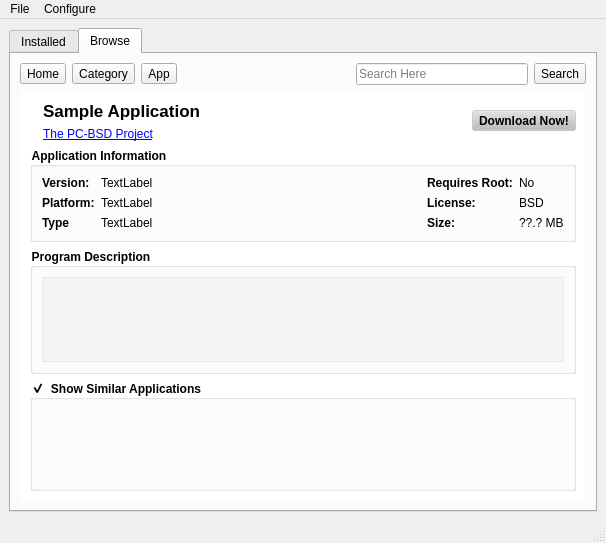
<?xml version="1.0" encoding="UTF-8"?>
<ui version="4.0">
 <class>MainUI</class>
 <widget class="QMainWindow" name="MainUI">
  <property name="geometry">
   <rect>
    <x>0</x>
    <y>0</y>
    <width>606</width>
    <height>543</height>
   </rect>
  </property>
  <property name="windowTitle">
   <string>AppCafe</string>
  </property>
  <property name="windowIcon">
   <iconset resource="SoftwareManager.qrc">
    <normaloff>:/icons/appcafe.png</normaloff>:/icons/appcafe.png</iconset>
  </property>
  <widget class="QWidget" name="centralwidget">
   <property name="styleSheet">
    <string notr="true"/>
   </property>
   <layout class="QVBoxLayout" name="verticalLayout">
    <item>
     <widget class="QTabWidget" name="tabWidget">
      <property name="currentIndex">
       <number>1</number>
      </property>
      <property name="iconSize">
       <size>
        <width>20</width>
        <height>20</height>
       </size>
      </property>
      <widget class="QWidget" name="tab_installed">
       <attribute name="icon">
        <iconset resource="SoftwareManager.qrc">
         <normaloff>:/icons/application.png</normaloff>:/icons/application.png</iconset>
       </attribute>
       <attribute name="title">
        <string>Installed</string>
       </attribute>
       <layout class="QVBoxLayout" name="verticalLayout_2">
        <item>
         <widget class="QFrame" name="frame">
          <property name="frameShape">
           <enum>QFrame::StyledPanel</enum>
          </property>
          <property name="frameShadow">
           <enum>QFrame::Raised</enum>
          </property>
          <layout class="QVBoxLayout" name="verticalLayout_3">
           <item>
            <widget class="QTreeWidget" name="tree_install_apps">
             <property name="iconSize">
              <size>
               <width>16</width>
               <height>16</height>
              </size>
             </property>
             <property name="indentation">
              <number>0</number>
             </property>
             <attribute name="headerDefaultSectionSize">
              <number>110</number>
             </attribute>
             <column>
              <property name="text">
               <string>Program Name</string>
              </property>
             </column>
             <column>
              <property name="text">
               <string>Version</string>
              </property>
             </column>
             <column>
              <property name="text">
               <string>Status</string>
              </property>
             </column>
            </widget>
           </item>
           <item>
            <layout class="QHBoxLayout" name="horizontalLayout">
             <item>
              <widget class="QToolButton" name="tool_install_updateall">
               <property name="text">
                <string>Update All</string>
               </property>
               <property name="icon">
                <iconset resource="SoftwareManager.qrc">
                 <normaloff>:/icons/working.png</normaloff>:/icons/working.png</iconset>
               </property>
               <property name="toolButtonStyle">
                <enum>Qt::ToolButtonTextBesideIcon</enum>
               </property>
              </widget>
             </item>
             <item>
              <spacer name="horizontalSpacer">
               <property name="orientation">
                <enum>Qt::Horizontal</enum>
               </property>
               <property name="sizeHint" stdset="0">
                <size>
                 <width>40</width>
                 <height>20</height>
                </size>
               </property>
              </spacer>
             </item>
             <item>
              <widget class="QToolButton" name="tool_install_performaction">
               <property name="text">
                <string>Actions</string>
               </property>
               <property name="icon">
                <iconset resource="SoftwareManager.qrc">
                 <normaloff>:/icons/preferences-system.png</normaloff>:/icons/preferences-system.png</iconset>
               </property>
               <property name="toolButtonStyle">
                <enum>Qt::ToolButtonTextBesideIcon</enum>
               </property>
               <property name="arrowType">
                <enum>Qt::NoArrow</enum>
               </property>
              </widget>
             </item>
            </layout>
           </item>
          </layout>
         </widget>
        </item>
        <item>
         <widget class="QGroupBox" name="group_install_showinfo">
          <property name="title">
           <string>Show Application Details</string>
          </property>
          <property name="checkable">
           <bool>true</bool>
          </property>
          <layout class="QHBoxLayout" name="horizontalLayout_2">
           <item>
            <widget class="QGroupBox" name="group_install_info">
             <property name="title">
              <string/>
             </property>
             <property name="flat">
              <bool>true</bool>
             </property>
             <layout class="QHBoxLayout" name="horizontalLayout_15">
              <item>
               <widget class="QLabel" name="label_install_icon">
                <property name="maximumSize">
                 <size>
                  <width>64</width>
                  <height>64</height>
                 </size>
                </property>
                <property name="text">
                 <string/>
                </property>
                <property name="pixmap">
                 <pixmap resource="SoftwareManager.qrc">:/icons/appcafe.png</pixmap>
                </property>
                <property name="scaledContents">
                 <bool>true</bool>
                </property>
               </widget>
              </item>
              <item>
               <layout class="QFormLayout" name="formLayout">
                <property name="fieldGrowthPolicy">
                 <enum>QFormLayout::ExpandingFieldsGrow</enum>
                </property>
                <item row="0" column="0">
                 <widget class="QLabel" name="label_install_app">
                  <property name="font">
                   <font>
                    <weight>75</weight>
                    <bold>true</bold>
                    <underline>true</underline>
                   </font>
                  </property>
                  <property name="text">
                   <string notr="true">Application</string>
                  </property>
                 </widget>
                </item>
                <item row="0" column="1">
                 <layout class="QHBoxLayout" name="horizontalLayout_3">
                  <item>
                   <spacer name="horizontalSpacer_2">
                    <property name="orientation">
                     <enum>Qt::Horizontal</enum>
                    </property>
                    <property name="sizeHint" stdset="0">
                     <size>
                      <width>40</width>
                      <height>20</height>
                     </size>
                    </property>
                   </spacer>
                  </item>
                  <item>
                   <widget class="QToolButton" name="tool_install_gotobrowserpage">
                    <property name="text">
                     <string>Open Browser Details</string>
                    </property>
                    <property name="icon">
                     <iconset resource="SoftwareManager.qrc">
                      <normaloff>:/icons/appcafe.png</normaloff>:/icons/appcafe.png</iconset>
                    </property>
                    <property name="toolButtonStyle">
                     <enum>Qt::ToolButtonTextBesideIcon</enum>
                    </property>
                   </widget>
                  </item>
                 </layout>
                </item>
                <item row="1" column="0">
                 <widget class="QLabel" name="label">
                  <property name="text">
                   <string>Version:</string>
                  </property>
                 </widget>
                </item>
                <item row="1" column="1">
                 <widget class="QLabel" name="label_install_version">
                  <property name="text">
                   <string notr="true">x.xx.x</string>
                  </property>
                 </widget>
                </item>
                <item row="2" column="0">
                 <widget class="QLabel" name="label_3">
                  <property name="text">
                   <string>Author:</string>
                  </property>
                 </widget>
                </item>
                <item row="2" column="1">
                 <widget class="QLabel" name="label_install_author">
                  <property name="text">
                   <string notr="true">&lt;a href=&quot;http://www.pcbsd.org&quot;&gt;PC_BSD&lt;/a&gt;</string>
                  </property>
                  <property name="openExternalLinks">
                   <bool>true</bool>
                  </property>
                  <property name="textInteractionFlags">
                   <set>Qt::LinksAccessibleByKeyboard|Qt::LinksAccessibleByMouse</set>
                  </property>
                 </widget>
                </item>
                <item row="3" column="0">
                 <widget class="QLabel" name="label_4">
                  <property name="text">
                   <string>License:</string>
                  </property>
                 </widget>
                </item>
                <item row="3" column="1">
                 <widget class="QLabel" name="label_install_license">
                  <property name="text">
                   <string notr="true">BSD</string>
                  </property>
                 </widget>
                </item>
                <item row="4" column="0">
                 <widget class="QLabel" name="label_2">
                  <property name="text">
                   <string>Shortcuts:</string>
                  </property>
                 </widget>
                </item>
                <item row="4" column="1">
                 <widget class="QLabel" name="label_install_shortcuts">
                  <property name="text">
                   <string notr="true">Desktop, Menu</string>
                  </property>
                 </widget>
                </item>
                <item row="5" column="1">
                 <widget class="QCheckBox" name="check_install_autoupdate">
                  <property name="text">
                   <string>Auto-Update</string>
                  </property>
                  <property name="icon">
                   <iconset resource="SoftwareManager.qrc">
                    <normaloff>:/icons/view-refresh.png</normaloff>:/icons/view-refresh.png</iconset>
                  </property>
                 </widget>
                </item>
               </layout>
              </item>
             </layout>
            </widget>
           </item>
          </layout>
         </widget>
        </item>
       </layout>
      </widget>
      <widget class="QWidget" name="tab_browse">
       <attribute name="icon">
        <iconset resource="SoftwareManager.qrc">
         <normaloff>:/icons/appcafe.png</normaloff>:/icons/appcafe.png</iconset>
       </attribute>
       <attribute name="title">
        <string>Browse</string>
       </attribute>
       <layout class="QVBoxLayout" name="verticalLayout_4">
        <item>
         <layout class="QHBoxLayout" name="horizontalLayout_4">
          <item>
           <widget class="QToolButton" name="tool_browse_home">
            <property name="text">
             <string>Home</string>
            </property>
            <property name="icon">
             <iconset resource="SoftwareManager.qrc">
              <normaloff>:/icons/go-home.png</normaloff>:/icons/go-home.png</iconset>
            </property>
            <property name="toolButtonStyle">
             <enum>Qt::ToolButtonIconOnly</enum>
            </property>
           </widget>
          </item>
          <item>
           <widget class="QToolButton" name="tool_browse_cat">
            <property name="text">
             <string>Category</string>
            </property>
            <property name="icon">
             <iconset resource="SoftwareManager.qrc">
              <normaloff>:/icons/go-next.png</normaloff>:/icons/go-next.png</iconset>
            </property>
            <property name="toolButtonStyle">
             <enum>Qt::ToolButtonTextBesideIcon</enum>
            </property>
           </widget>
          </item>
          <item>
           <widget class="QToolButton" name="tool_browse_app">
            <property name="text">
             <string>App</string>
            </property>
            <property name="icon">
             <iconset resource="SoftwareManager.qrc">
              <normaloff>:/icons/appcafe.png</normaloff>:/icons/appcafe.png</iconset>
            </property>
            <property name="toolButtonStyle">
             <enum>Qt::ToolButtonTextBesideIcon</enum>
            </property>
           </widget>
          </item>
          <item>
           <spacer name="horizontalSpacer_3">
            <property name="orientation">
             <enum>Qt::Horizontal</enum>
            </property>
            <property name="sizeHint" stdset="0">
             <size>
              <width>40</width>
              <height>20</height>
             </size>
            </property>
           </spacer>
          </item>
          <item>
           <widget class="QLineEdit" name="line_browse_searchbar">
            <property name="placeholderText">
             <string>Search Here</string>
            </property>
           </widget>
          </item>
          <item>
           <widget class="QToolButton" name="tool_browse_search">
            <property name="text">
             <string>Search</string>
            </property>
            <property name="icon">
             <iconset resource="SoftwareManager.qrc">
              <normaloff>:/icons/edit-find.png</normaloff>:/icons/edit-find.png</iconset>
            </property>
           </widget>
          </item>
         </layout>
        </item>
        <item>
         <widget class="QStackedWidget" name="stacked_browser">
          <property name="styleSheet">
           <string notr="true">QWidget#page_home{
background-image: url(:/browserBackground.png);
background-color: white;
background-position: left bottom;
background-repeat: no-repeat;
}
QWidget#page_cat{
background-image: url(:/browserBackground.png);
background-color: white;
background-position: left bottom;
background-repeat: no-repeat;
}
QWidget#page_app{
background-image: url(:/browserBackground.png);
background-color: white;
background-position: left bottom;
background-repeat: no-repeat;
}
QWidget#page_search{
background-image: url(:/browserBackground.png);
background-color: white;
background-position: left bottom;
background-repeat: no-repeat;
}
QWidget{
background: transparent;
}
QGroupBox{
font-weight: bold;
}
QToolButton{
  background-color: rgba(190,190,190,80);
}
QTextEdit{
 background-color: rgba(190,190,190,30);
}
QScrollBar{
 background-color: rgba(190,190,190,80);
 border: 2px solid rgba(190,190,190,200);
 border-radius: 5px;
}</string>
          </property>
          <property name="frameShape">
           <enum>QFrame::StyledPanel</enum>
          </property>
          <property name="currentIndex">
           <number>2</number>
          </property>
          <widget class="QWidget" name="page_home">
           <layout class="QGridLayout" name="gridLayout">
            <item row="0" column="0" colspan="2">
             <widget class="QGroupBox" name="group_br_home_newapps">
              <property name="sizePolicy">
               <sizepolicy hsizetype="Preferred" vsizetype="Preferred">
                <horstretch>0</horstretch>
                <verstretch>0</verstretch>
               </sizepolicy>
              </property>
              <property name="title">
               <string>View Recent Additions</string>
              </property>
              <property name="alignment">
               <set>Qt::AlignLeading|Qt::AlignLeft|Qt::AlignTop</set>
              </property>
              <property name="checkable">
               <bool>true</bool>
              </property>
              <property name="checked">
               <bool>true</bool>
              </property>
              <layout class="QVBoxLayout" name="verticalLayout_5">
               <item>
                <widget class="QScrollArea" name="scroll_br_home_newapps">
                 <property name="sizePolicy">
                  <sizepolicy hsizetype="Expanding" vsizetype="Preferred">
                   <horstretch>0</horstretch>
                   <verstretch>0</verstretch>
                  </sizepolicy>
                 </property>
                 <property name="minimumSize">
                  <size>
                   <width>0</width>
                   <height>0</height>
                  </size>
                 </property>
                 <property name="verticalScrollBarPolicy">
                  <enum>Qt::ScrollBarAlwaysOff</enum>
                 </property>
                 <property name="horizontalScrollBarPolicy">
                  <enum>Qt::ScrollBarAsNeeded</enum>
                 </property>
                 <property name="widgetResizable">
                  <bool>true</bool>
                 </property>
                 <property name="alignment">
                  <set>Qt::AlignLeading|Qt::AlignLeft|Qt::AlignTop</set>
                 </property>
                 <widget class="QWidget" name="scroll_br_home_newapps_contents">
                  <property name="geometry">
                   <rect>
                    <x>0</x>
                    <y>0</y>
                    <width>542</width>
                    <height>61</height>
                   </rect>
                  </property>
                  <layout class="QHBoxLayout" name="horizontalLayout_5"/>
                 </widget>
                </widget>
               </item>
              </layout>
             </widget>
            </item>
            <item row="1" column="0">
             <widget class="QGroupBox" name="group_bhome_cats">
              <property name="sizePolicy">
               <sizepolicy hsizetype="Preferred" vsizetype="Preferred">
                <horstretch>0</horstretch>
                <verstretch>0</verstretch>
               </sizepolicy>
              </property>
              <property name="title">
               <string>Browse By Category</string>
              </property>
              <property name="alignment">
               <set>Qt::AlignLeading|Qt::AlignLeft|Qt::AlignTop</set>
              </property>
              <layout class="QVBoxLayout" name="verticalLayout_7">
               <item>
                <widget class="QScrollArea" name="scroll_br_home_cats">
                 <property name="sizePolicy">
                  <sizepolicy hsizetype="Expanding" vsizetype="MinimumExpanding">
                   <horstretch>0</horstretch>
                   <verstretch>0</verstretch>
                  </sizepolicy>
                 </property>
                 <property name="styleSheet">
                  <string notr="true"/>
                 </property>
                 <property name="verticalScrollBarPolicy">
                  <enum>Qt::ScrollBarAsNeeded</enum>
                 </property>
                 <property name="widgetResizable">
                  <bool>true</bool>
                 </property>
                 <property name="alignment">
                  <set>Qt::AlignLeading|Qt::AlignLeft|Qt::AlignVCenter</set>
                 </property>
                 <widget class="QWidget" name="scroll_br_home_cats_contents">
                  <property name="geometry">
                   <rect>
                    <x>0</x>
                    <y>0</y>
                    <width>536</width>
                    <height>269</height>
                   </rect>
                  </property>
                  <layout class="QVBoxLayout" name="verticalLayout_6"/>
                 </widget>
                </widget>
               </item>
              </layout>
             </widget>
            </item>
           </layout>
          </widget>
          <widget class="QWidget" name="page_cat">
           <layout class="QVBoxLayout" name="verticalLayout_9">
            <item>
             <widget class="QScrollArea" name="scroll_br_cat_apps">
              <property name="widgetResizable">
               <bool>true</bool>
              </property>
              <widget class="QWidget" name="scrollAreaWidgetContents_4">
               <property name="geometry">
                <rect>
                 <x>0</x>
                 <y>0</y>
                 <width>558</width>
                 <height>398</height>
                </rect>
               </property>
               <layout class="QVBoxLayout" name="verticalLayout_23"/>
              </widget>
             </widget>
            </item>
           </layout>
          </widget>
          <widget class="QWidget" name="page_app">
           <layout class="QVBoxLayout" name="verticalLayout_14">
            <item>
             <layout class="QHBoxLayout" name="horizontalLayout_7">
              <item>
               <widget class="QLabel" name="label_bapp_icon">
                <property name="maximumSize">
                 <size>
                  <width>64</width>
                  <height>64</height>
                 </size>
                </property>
                <property name="text">
                 <string/>
                </property>
                <property name="pixmap">
                 <pixmap resource="SoftwareManager.qrc">:/icons/appcafe.png</pixmap>
                </property>
                <property name="scaledContents">
                 <bool>true</bool>
                </property>
               </widget>
              </item>
              <item>
               <layout class="QVBoxLayout" name="verticalLayout_12">
                <item>
                 <spacer name="verticalSpacer_4">
                  <property name="orientation">
                   <enum>Qt::Vertical</enum>
                  </property>
                  <property name="sizeHint" stdset="0">
                   <size>
                    <width>20</width>
                    <height>40</height>
                   </size>
                  </property>
                 </spacer>
                </item>
                <item>
                 <widget class="QLabel" name="label_bapp_name">
                  <property name="font">
                   <font>
                    <pointsize>13</pointsize>
                    <weight>75</weight>
                    <bold>true</bold>
                   </font>
                  </property>
                  <property name="text">
                   <string notr="true">Sample Application</string>
                  </property>
                  <property name="scaledContents">
                   <bool>false</bool>
                  </property>
                 </widget>
                </item>
                <item>
                 <widget class="QLabel" name="label_bapp_authorweb">
                  <property name="text">
                   <string notr="true">&lt;a href=http://www.pcbsd.org&gt;The PC-BSD Project&lt;/a&gt;</string>
                  </property>
                  <property name="openExternalLinks">
                   <bool>true</bool>
                  </property>
                 </widget>
                </item>
                <item>
                 <spacer name="verticalSpacer_3">
                  <property name="orientation">
                   <enum>Qt::Vertical</enum>
                  </property>
                  <property name="sizeHint" stdset="0">
                   <size>
                    <width>20</width>
                    <height>40</height>
                   </size>
                  </property>
                 </spacer>
                </item>
               </layout>
              </item>
              <item>
               <spacer name="horizontalSpacer_5">
                <property name="orientation">
                 <enum>Qt::Horizontal</enum>
                </property>
                <property name="sizeHint" stdset="0">
                 <size>
                  <width>40</width>
                  <height>20</height>
                 </size>
                </property>
               </spacer>
              </item>
              <item>
               <widget class="QToolButton" name="tool_bapp_download">
                <property name="font">
                 <font>
                  <weight>75</weight>
                  <bold>true</bold>
                 </font>
                </property>
                <property name="text">
                 <string notr="true">Download Now!</string>
                </property>
                <property name="icon">
                 <iconset resource="SoftwareManager.qrc">
                  <normaloff>:/icons/download.png</normaloff>:/icons/download.png</iconset>
                </property>
                <property name="iconSize">
                 <size>
                  <width>64</width>
                  <height>64</height>
                 </size>
                </property>
                <property name="toolButtonStyle">
                 <enum>Qt::ToolButtonTextUnderIcon</enum>
                </property>
               </widget>
              </item>
             </layout>
            </item>
            <item>
             <widget class="QGroupBox" name="group_bapp_info">
              <property name="title">
               <string>Application Information</string>
              </property>
              <layout class="QHBoxLayout" name="horizontalLayout_8">
               <item>
                <layout class="QFormLayout" name="formLayout_3">
                 <item row="0" column="0">
                  <widget class="QLabel" name="label_9">
                   <property name="font">
                    <font>
                     <weight>75</weight>
                     <bold>true</bold>
                    </font>
                   </property>
                   <property name="text">
                    <string>Version:</string>
                   </property>
                  </widget>
                 </item>
                 <item row="0" column="1">
                  <widget class="QLabel" name="label_bapp_version">
                   <property name="text">
                    <string notr="true">TextLabel</string>
                   </property>
                  </widget>
                 </item>
                 <item row="1" column="0">
                  <widget class="QLabel" name="label_11">
                   <property name="font">
                    <font>
                     <weight>75</weight>
                     <bold>true</bold>
                    </font>
                   </property>
                   <property name="text">
                    <string>Platform:</string>
                   </property>
                  </widget>
                 </item>
                 <item row="1" column="1">
                  <widget class="QLabel" name="label_bapp_arch">
                   <property name="text">
                    <string notr="true">TextLabel</string>
                   </property>
                  </widget>
                 </item>
                 <item row="2" column="0">
                  <widget class="QLabel" name="label_13">
                   <property name="font">
                    <font>
                     <weight>75</weight>
                     <bold>true</bold>
                    </font>
                   </property>
                   <property name="text">
                    <string>Type</string>
                   </property>
                  </widget>
                 </item>
                 <item row="2" column="1">
                  <widget class="QLabel" name="label_bapp_type">
                   <property name="text">
                    <string notr="true">TextLabel</string>
                   </property>
                  </widget>
                 </item>
                </layout>
               </item>
               <item>
                <spacer name="horizontalSpacer_6">
                 <property name="orientation">
                  <enum>Qt::Horizontal</enum>
                 </property>
                 <property name="sizeHint" stdset="0">
                  <size>
                   <width>40</width>
                   <height>20</height>
                  </size>
                 </property>
                </spacer>
               </item>
               <item>
                <layout class="QFormLayout" name="formLayout_2">
                 <item row="0" column="0">
                  <widget class="QLabel" name="label_15">
                   <property name="font">
                    <font>
                     <weight>75</weight>
                     <bold>true</bold>
                    </font>
                   </property>
                   <property name="text">
                    <string>Requires Root:</string>
                   </property>
                  </widget>
                 </item>
                 <item row="0" column="1">
                  <widget class="QLabel" name="label_bapp_requiresroot">
                   <property name="text">
                    <string notr="true">No</string>
                   </property>
                  </widget>
                 </item>
                 <item row="1" column="0">
                  <widget class="QLabel" name="label_17">
                   <property name="font">
                    <font>
                     <weight>75</weight>
                     <bold>true</bold>
                    </font>
                   </property>
                   <property name="text">
                    <string>License:</string>
                   </property>
                  </widget>
                 </item>
                 <item row="1" column="1">
                  <widget class="QLabel" name="label_bapp_license">
                   <property name="text">
                    <string notr="true">BSD</string>
                   </property>
                  </widget>
                 </item>
                 <item row="2" column="0">
                  <widget class="QLabel" name="label_19">
                   <property name="font">
                    <font>
                     <weight>75</weight>
                     <bold>true</bold>
                    </font>
                   </property>
                   <property name="text">
                    <string>Size:</string>
                   </property>
                  </widget>
                 </item>
                 <item row="2" column="1">
                  <widget class="QLabel" name="label_bapp_size">
                   <property name="text">
                    <string notr="true">??.? MB</string>
                   </property>
                  </widget>
                 </item>
                </layout>
               </item>
              </layout>
             </widget>
            </item>
            <item>
             <widget class="QGroupBox" name="group_bapp_description">
              <property name="title">
               <string>Program Description</string>
              </property>
              <layout class="QVBoxLayout" name="verticalLayout_13">
               <item>
                <widget class="QTextEdit" name="text_bapp_description">
                 <property name="horizontalScrollBarPolicy">
                  <enum>Qt::ScrollBarAlwaysOff</enum>
                 </property>
                 <property name="textInteractionFlags">
                  <set>Qt::TextSelectableByMouse</set>
                 </property>
                </widget>
               </item>
              </layout>
             </widget>
            </item>
            <item>
             <widget class="QGroupBox" name="group_bapp_similar">
              <property name="title">
               <string>Show Similar Applications</string>
              </property>
              <property name="checkable">
               <bool>true</bool>
              </property>
              <layout class="QVBoxLayout" name="verticalLayout_8">
               <item>
                <widget class="QScrollArea" name="scroll_bapp_similar">
                 <property name="widgetResizable">
                  <bool>true</bool>
                 </property>
                 <widget class="QWidget" name="scrollAreaWidgetContents_3">
                  <property name="geometry">
                   <rect>
                    <x>0</x>
                    <y>0</y>
                    <width>542</width>
                    <height>61</height>
                   </rect>
                  </property>
                 </widget>
                </widget>
               </item>
              </layout>
             </widget>
            </item>
           </layout>
          </widget>
          <widget class="QWidget" name="page_search">
           <layout class="QVBoxLayout" name="verticalLayout_20">
            <item>
             <widget class="QLabel" name="label_bsearch_info">
              <property name="sizePolicy">
               <sizepolicy hsizetype="Preferred" vsizetype="Preferred">
                <horstretch>0</horstretch>
                <verstretch>0</verstretch>
               </sizepolicy>
              </property>
              <property name="text">
               <string notr="true">Please wait while the search is being performed</string>
              </property>
              <property name="alignment">
               <set>Qt::AlignLeading|Qt::AlignLeft|Qt::AlignTop</set>
              </property>
              <property name="wordWrap">
               <bool>true</bool>
              </property>
             </widget>
            </item>
            <item>
             <widget class="QGroupBox" name="group_bsearch_best">
              <property name="sizePolicy">
               <sizepolicy hsizetype="Preferred" vsizetype="Expanding">
                <horstretch>0</horstretch>
                <verstretch>0</verstretch>
               </sizepolicy>
              </property>
              <property name="title">
               <string>Best Matches</string>
              </property>
              <layout class="QVBoxLayout" name="verticalLayout_16">
               <item>
                <widget class="QScrollArea" name="scroll_bsearch_best">
                 <property name="horizontalScrollBarPolicy">
                  <enum>Qt::ScrollBarAlwaysOff</enum>
                 </property>
                 <property name="widgetResizable">
                  <bool>true</bool>
                 </property>
                 <property name="alignment">
                  <set>Qt::AlignLeading|Qt::AlignLeft|Qt::AlignTop</set>
                 </property>
                 <widget class="QWidget" name="scrollAreaWidgetContents">
                  <property name="geometry">
                   <rect>
                    <x>0</x>
                    <y>0</y>
                    <width>96</width>
                    <height>26</height>
                   </rect>
                  </property>
                 </widget>
                </widget>
               </item>
              </layout>
             </widget>
            </item>
            <item>
             <widget class="QGroupBox" name="group_bsearch_other">
              <property name="sizePolicy">
               <sizepolicy hsizetype="Preferred" vsizetype="Expanding">
                <horstretch>0</horstretch>
                <verstretch>0</verstretch>
               </sizepolicy>
              </property>
              <property name="title">
               <string>Other Results</string>
              </property>
              <layout class="QVBoxLayout" name="verticalLayout_19">
               <item>
                <widget class="QScrollArea" name="scroll_bsearch_other">
                 <property name="horizontalScrollBarPolicy">
                  <enum>Qt::ScrollBarAlwaysOff</enum>
                 </property>
                 <property name="widgetResizable">
                  <bool>true</bool>
                 </property>
                 <property name="alignment">
                  <set>Qt::AlignLeading|Qt::AlignLeft|Qt::AlignTop</set>
                 </property>
                 <widget class="QWidget" name="scrollAreaWidgetContents_2">
                  <property name="geometry">
                   <rect>
                    <x>0</x>
                    <y>0</y>
                    <width>96</width>
                    <height>26</height>
                   </rect>
                  </property>
                 </widget>
                </widget>
               </item>
              </layout>
             </widget>
            </item>
           </layout>
          </widget>
         </widget>
        </item>
       </layout>
      </widget>
     </widget>
    </item>
   </layout>
  </widget>
  <widget class="QMenuBar" name="menubar">
   <property name="geometry">
    <rect>
     <x>0</x>
     <y>0</y>
     <width>606</width>
     <height>20</height>
    </rect>
   </property>
   <widget class="QMenu" name="menuFile">
    <property name="title">
     <string>File</string>
    </property>
    <addaction name="actionImport_PBI_List"/>
    <addaction name="actionExport_PBI_List"/>
    <addaction name="separator"/>
    <addaction name="actionQuit"/>
   </widget>
   <widget class="QMenu" name="menuConfigure">
    <property name="title">
     <string>Configure</string>
    </property>
    <addaction name="actionRepositories"/>
    <addaction name="separator"/>
    <addaction name="actionAppCafe_Settings"/>
   </widget>
   <addaction name="menuFile"/>
   <addaction name="menuConfigure"/>
  </widget>
  <widget class="QStatusBar" name="statusbar"/>
  <action name="actionImport_PBI_List">
   <property name="icon">
    <iconset resource="SoftwareManager.qrc">
     <normaloff>:/icons/add.png</normaloff>:/icons/add.png</iconset>
   </property>
   <property name="text">
    <string>Import PBI List</string>
   </property>
  </action>
  <action name="actionExport_PBI_List">
   <property name="icon">
    <iconset resource="SoftwareManager.qrc">
     <normaloff>:/icons/go-previous.png</normaloff>:/icons/go-previous.png</iconset>
   </property>
   <property name="text">
    <string>Export PBI List</string>
   </property>
  </action>
  <action name="actionQuit">
   <property name="icon">
    <iconset resource="SoftwareManager.qrc">
     <normaloff>:/icons/window-close.png</normaloff>:/icons/window-close.png</iconset>
   </property>
   <property name="text">
    <string>&amp;Quit</string>
   </property>
  </action>
  <action name="actionRepositories">
   <property name="text">
    <string>Repositories</string>
   </property>
  </action>
  <action name="actionAppCafe_Settings">
   <property name="icon">
    <iconset resource="SoftwareManager.qrc">
     <normaloff>:/icons/preferences-system.png</normaloff>:/icons/preferences-system.png</iconset>
   </property>
   <property name="text">
    <string>AppCafe Settings</string>
   </property>
  </action>
 </widget>
 <resources>
  <include location="SoftwareManager.qrc"/>
 </resources>
 <connections/>
</ui>
